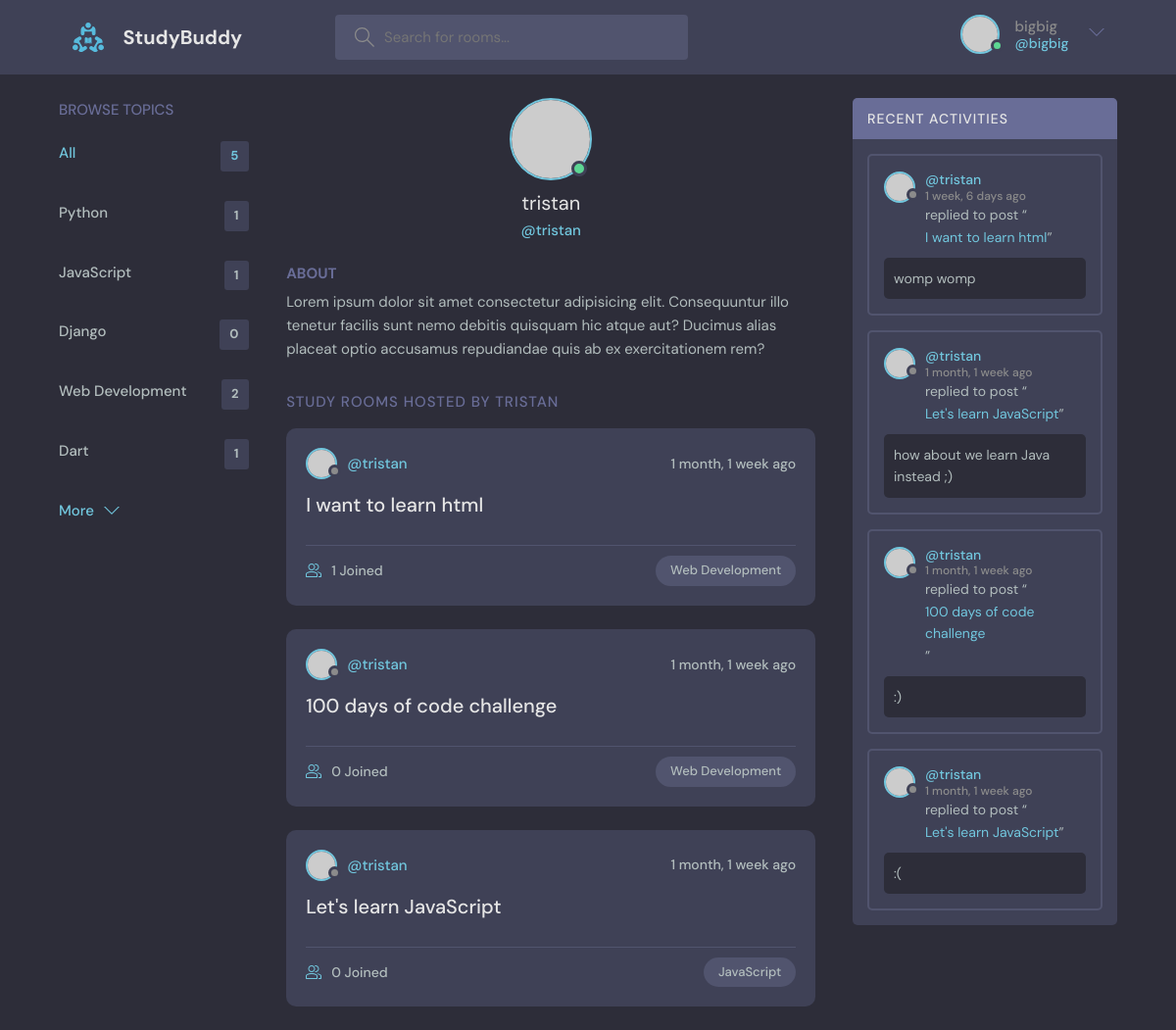
Page /profile/1 (signed in) on the committed database.
### base/models.py (models this page shows, shortened)
class Topic(models.Model):
    name = models.CharField(max_length=200)

class Room(models.Model):
    host = models.ForeignKey(User, on_delete=models.SET_NULL, null=True)
    topic = models.ForeignKey(Topic, on_delete=models.SET_NULL, null=True)
    name = models.CharField(max_length=200)
    description = models.TextField(null=True, blank=True)
    participants = models.ManyToManyField(User, related_name='participants', blank=True)
    updated = models.DateTimeField(auto_now=True)
    created = models.DateTimeField(auto_now_add=True)
    class Meta:
        ordering = ['-updated', '-created']
    def __str__(self):
        return self.name

class Message(models.Model):
    user = models.ForeignKey(User, on_delete=models.CASCADE)
    room = models.ForeignKey(Room, on_delete=models.CASCADE)
    body = models.TextField()
    updated = models.DateTimeField(auto_now=True)
    created = models.DateTimeField(auto_now_add=True)
    class Meta:
        ordering = ['-updated', '-created']

### base/views.py (the view)
# urls.py: path('profile/<str:pk>', views.userProfile, name="user-profile"),
def userProfile(request, pk):
    user = User.objects.get(id=pk)
    rooms = user.room_set.all()
    room_messages = user.message_set.all()
    topics = Topic.objects.all()
    context = {'user':user, 'rooms':rooms, 'room_messages': room_messages, 'topics': topics}
    return render(request, 'base/profile.html', context)

### base/templates/base/profile.html (shortened to what this page needs)
{% extends 'main.html' %}
{% block content %}
  <main class="profile-page layout layout--3">
    <div class="container">
      {% include 'base/topics_component.html' %}
      <div class="roomList">
        <div class="profile">
          <div class="profile__avatar">
            <div class="avatar avatar--large active">
              <img src="https://randomuser.me/api/portraits/men/11.jpg" />
            </div>
          </div>
          <div class="profile__info">
            <h3>{{user.username}}</h3>
            <p>@{{user.username}}</p>
          </div>
          <div class="profile__about">
            <h3>About</h3>
            <p>
              Lorem ipsum dolor sit amet consectetur adipisicing elit. Consequuntur illo tenetur
              facilis sunt nemo debitis quisquam hic atque aut? Ducimus alias placeat optio
              accusamus repudiandae quis ab ex exercitationem rem?
            </p>
          </div>
        </div>
        <div class="roomList__header">
          <div>
            <h2>Study Rooms Hosted by {{user.username}}</a>
            </h2>
          </div>
        </div>
        {% include 'base/feed_component.html' %}
      </div>
      {% include 'base/activity_component.html' %}
    </div>
  </main>
{% endblock %}

### templates/navbar.html (shortened to what this page needs)
{% load static %}
<header class="header header--loggedIn">
  <div class="container">
      <a href="{% url 'home' %}" class="header__logo">
      <img src="{% static 'images/logo.svg' %}" />
      <h1>StudyBuddy</h1>
      </a>
      <form class="header__search" method="GET" action="{% url 'home' %}">
      <label>
          <input name="q" placeholder="Search for rooms..." />
      </label>
      </form>
      <nav class="header__menu">
      {% if request.user.is_authenticated %}
      <div class="header__user">
          <a href="{% url 'user-profile' request.user.id %}">
          <div class="avatar avatar--medium active">
              <img src="https://randomuser.me/api/portraits/men/37.jpg" />
          </div>
          <p>{{request.user.username}} <span>@{{request.user.username}}</span></p>
          </a>
          <button class="dropdown-button">
          <svg version="1.1" xmlns="http://www.w3.org/2000/svg" width="32" height="32" viewBox="0 0 32 32">
              <title>chevron-down</title>
              <path d="M16 21l-13-13h-3l16 16 16-16h-3l-13 13z"></path>
          </svg>
          </button>
      </div>
      {% else %}
      <a href="{% url 'login' %}">
          <img src="{% static 'images/avatar.svg' %}" />
          <p>Login</p>
      </a>
      {% endif %}
      </nav>
  </div>
</header>

### base/templates/base/topics_component.html
<div class="topics">
    <div class="topics__header">
      <h2>Browse Topics</h2>
    </div>
    <ul class="topics__list">
      <li>
        <a href="{% url 'home' %}" class="active">All <span>{{topics.count}}</span></a>
      </li>
      {% for topic in topics %}
      <li>
        <a href="{% url 'home'%}?q={{topic.name}}">{{topic.name}} <span>{{topic.room_set.all.count}}</span></a>
      </li>
      {% endfor %}
    </ul>
    <a class="btn btn--link" href="topics.html">
      More
      <svg version="1.1" xmlns="http://www.w3.org/2000/svg" width="32" height="32" viewBox="0 0 32 32">
        <title>chevron-down</title>
        <path d="M16 21l-13-13h-3l16 16 16-16h-3l-13 13z"></path>
      </svg>
    </a>
  </div>

### base/templates/base/feed_component.html (shortened to what this page needs)
{% for room in rooms %}
<div class="roomListRoom">
    <div class="roomListRoom__header">
      <a href="{% url 'user-profile' room.host.id %}" class="roomListRoom__author">
        <div class="avatar avatar--small">
          <img src="https://randomuser.me/api/portraits/women/11.jpg" />
        </div>
        <span>@{{room.host.username}}</span>
      </a>
      <div class="roomListRoom__actions">
        <span>{{room.created | timesince}} ago</span>
      </div>
    </div>
    <div class="roomListRoom__content">
      <a href="{% url 'room' room.id %}">{{room.name}}</a>
    </div>
    <div class="roomListRoom__meta">
      <a href="{% url 'room' room.id %}" class="roomListRoom__joined">
        {{room.participants.all.count}} Joined
      </a>
      <p class="roomListRoom__topic">{{room.topic.name}}</p>
    </div>
</div>
{% endfor %}

### base/templates/base/activity_component.html (shortened to what this page needs)
<div class="activities">
    <div class="activities__header">
      <h2>Recent Activities</h2>
    </div>
    {% for message in room_messages %}
    <div class="activities__box">
      <div class="activities__boxHeader roomListRoom__header">
        <a href="{% url 'user-profile' message.user.id %}" class="roomListRoom__author">
          <div class="avatar avatar--small">
            <img src="https://randomuser.me/api/portraits/women/11.jpg" />
          </div>
          <p>
            @{{message.user}}
            <span>{{message.created|timesince}} ago</span>
          </p>
        </a>
      </div>
      <div class="activities__boxContent">
        <p>replied to post “<a href="{% url 'room' message.room.id %}">{{message.room}}</a>”</p>
        <div class="activities__boxRoomContent">
          {{message.body}}
        </div>
      </div>
    </div>
    {% endfor %}
</div>

### rows in the picture
Topic: name "Python", room_set.all.count "1"
Topic: name "JavaScript", room_set.all.count "1"
Topic: name "Django", room_set.all.count "0"
Topic: name "Web Development", room_set.all.count "2"
Topic: name "Dart", room_set.all.count "1"
Room: host.username "tristan", created "1 month, 1 week", name "I want to learn html", participants.all.count "1", topic.name "Web Development"
Room: host.username "tristan", created "1 month, 1 week", name "100 days of code challenge", participants.all.count "0", topic.name "Web Development"
Room: host.username "tristan", created "1 month, 1 week", name "Let's learn JavaScript", participants.all.count "0", topic.name "JavaScript"
Message: user "tristan", created "1 week, 6 days", room "I want to learn html", body "womp womp"
Message: user "tristan", created "1 month, 1 week", room "Let's learn JavaScript", body "how about we learn Java instead ;)"
Message: user "tristan", created "1 month, 1 week", room "100 days of code challenge", body ":)"
Message: user "tristan", created "1 month, 1 week", room "Let's learn JavaScript", body ":("

### other values in the picture
{{ request.user.username }} "bigbig"
{{ topics.count }} "5"
{{ user.username }} "tristan"
{{ user.username }} "TRISTAN"
